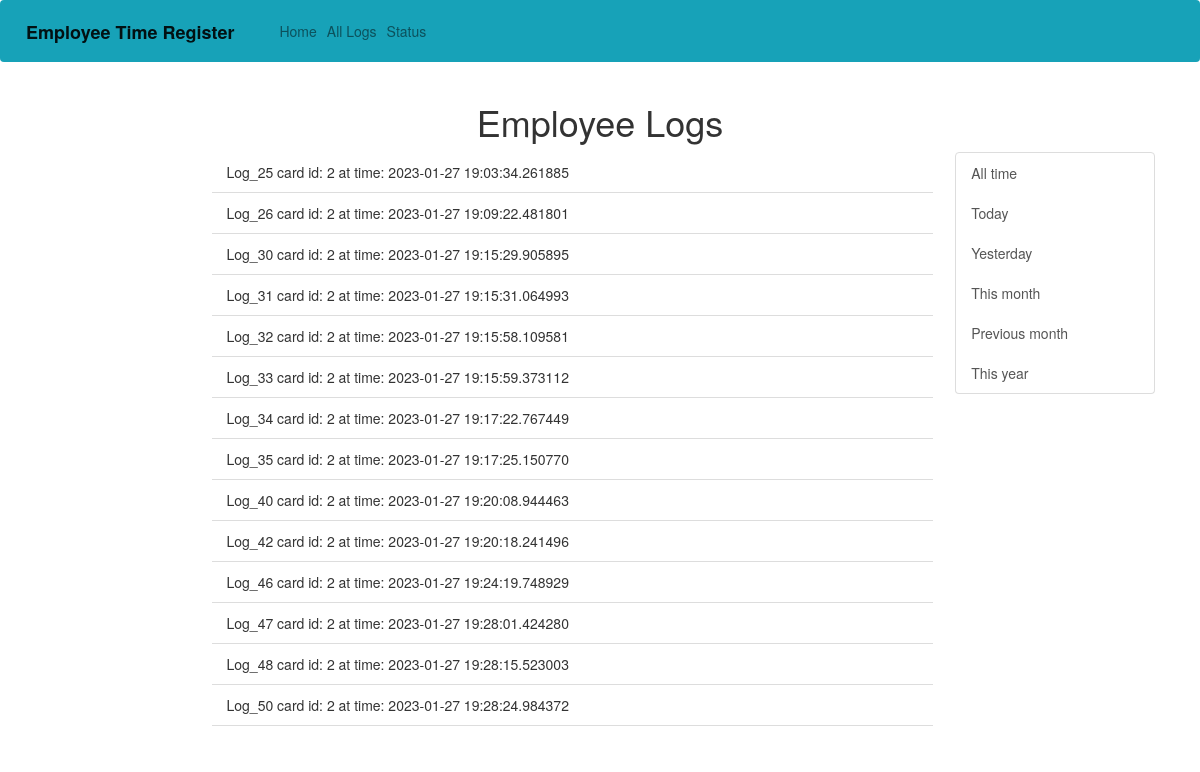
The app's page /logs/2 with its own data.
### website/models.py (models this page shows)
class Log(db.Model):
    id = db.Column(db.Integer, primary_key=True, autoincrement=True)
    card_id = db.Column(db.String(20), db.ForeignKey('employee.card_id'))
    time = db.Column(db.String(40))
    def __str__(self):
        return "Log_%d card id: %s at time: %16s" % (self.id, self.card_id, self.time)

### website/views.py (the view, shortened to what this page needs)
@views.route('/logs/<employee_id>', methods=['GET', 'POST'])
def logs(employee_id):
    employee = Employee.query.filter_by(card_id=employee_id).first()
    if employee:
        logs = Log.query.filter_by(card_id=employee_id).all()
        return render_template('logs.html', logs=logs)
    else:
        return 'Employee not found'

### website/templates/logs.html (shortened to what this page needs)
{% extends "base.html" %} {% block title %}All_Logs{% endblock %} {% block content %}
    <div class="container">
      <h1 align="center">Employee Logs</h1>
      <section class="float-right" style="width: 18%; height: auto;">
        <form method="POST">
          <div class="list-group" name="how_long">
            <button type="submit" class="list-group-item list-group-item-action" name="time" id="time" value="all_time">All time</button>
            <button type="submit" class="list-group-item list-group-item-action" name="time" id="time" value="today">Today</button>
            <button type="submit" class="list-group-item list-group-item-action" name="time" id="time" value="yesterday">Yesterday</button>
            <button type="submit" class="list-group-item list-group-item-action" name="time" id="time" value="this_month">This month</button>
            <button type="submit" class="list-group-item list-group-item-action" name="time" id="time" value="prev_month">Previous month</button>
            <button type="submit" class="list-group-item list-group-item-action" name="time" id="time" value="this_year">This year</button>
          </div>
        </form>
      </section>
      <section class="float-left" style="width: 15%; height: auto;">
      </section>
      <section class="float-left" style="width: 65%; height: auto;">
        <ul class="list-group list-group-flush" id="notifications">
          {% for log in logs %}
          <li class="list-group-item">
            {{ log.__str__() }}
          </li>
          {% endfor %}
        </ul>
      </section>
    </div>
{% endblock %}

### records on screen
Log: __str__ "Log_25 card id: 2 at time: 2023-01-27 19:03:34.261885"
Log: __str__ "Log_26 card id: 2 at time: 2023-01-27 19:09:22.481801"
Log: __str__ "Log_30 card id: 2 at time: 2023-01-27 19:15:29.905895"
Log: __str__ "Log_31 card id: 2 at time: 2023-01-27 19:15:31.064993"
Log: __str__ "Log_32 card id: 2 at time: 2023-01-27 19:15:58.109581"
Log: __str__ "Log_33 card id: 2 at time: 2023-01-27 19:15:59.373112"
Log: __str__ "Log_34 card id: 2 at time: 2023-01-27 19:17:22.767449"
Log: __str__ "Log_35 card id: 2 at time: 2023-01-27 19:17:25.150770"
Log: __str__ "Log_40 card id: 2 at time: 2023-01-27 19:20:08.944463"
Log: __str__ "Log_42 card id: 2 at time: 2023-01-27 19:20:18.241496"
Log: __str__ "Log_46 card id: 2 at time: 2023-01-27 19:24:19.748929"
Log: __str__ "Log_47 card id: 2 at time: 2023-01-27 19:28:01.424280"
Log: __str__ "Log_48 card id: 2 at time: 2023-01-27 19:28:15.523003"
Log: __str__ "Log_50 card id: 2 at time: 2023-01-27 19:28:24.984372"
